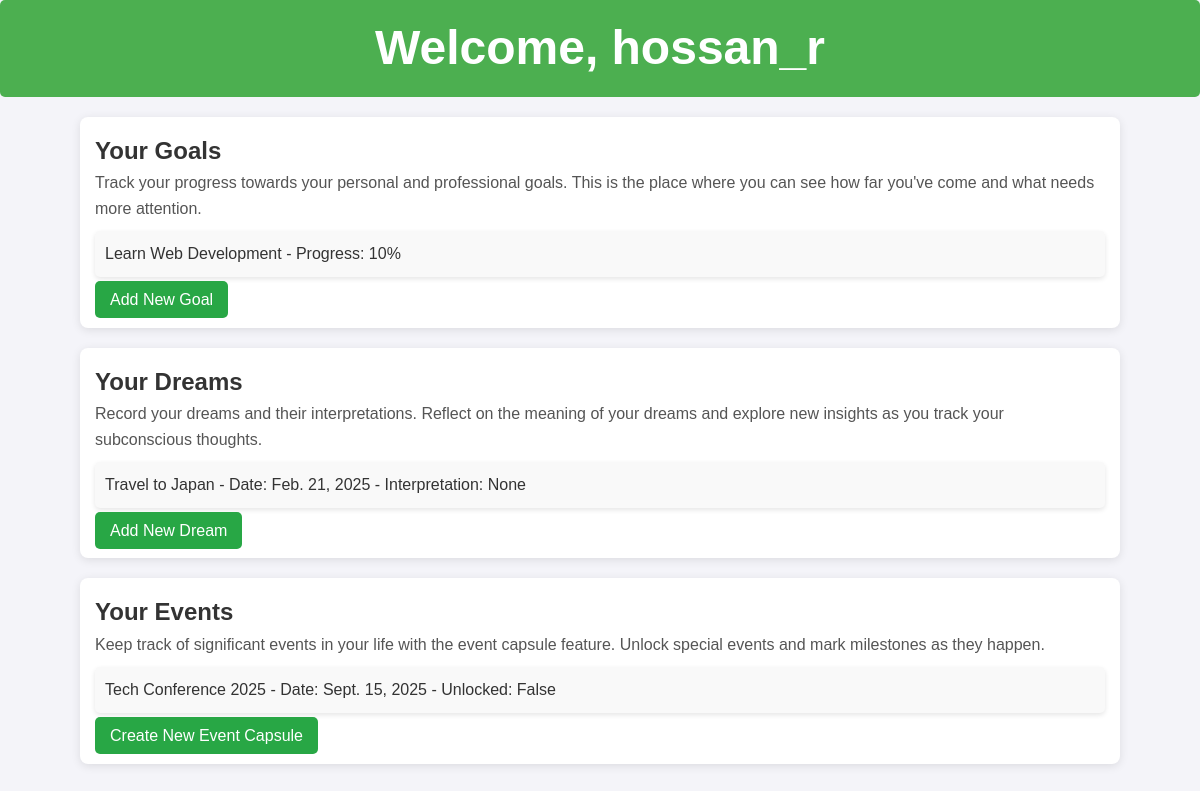
/vault/ (signed in), run on an earlier commit of the app's database.
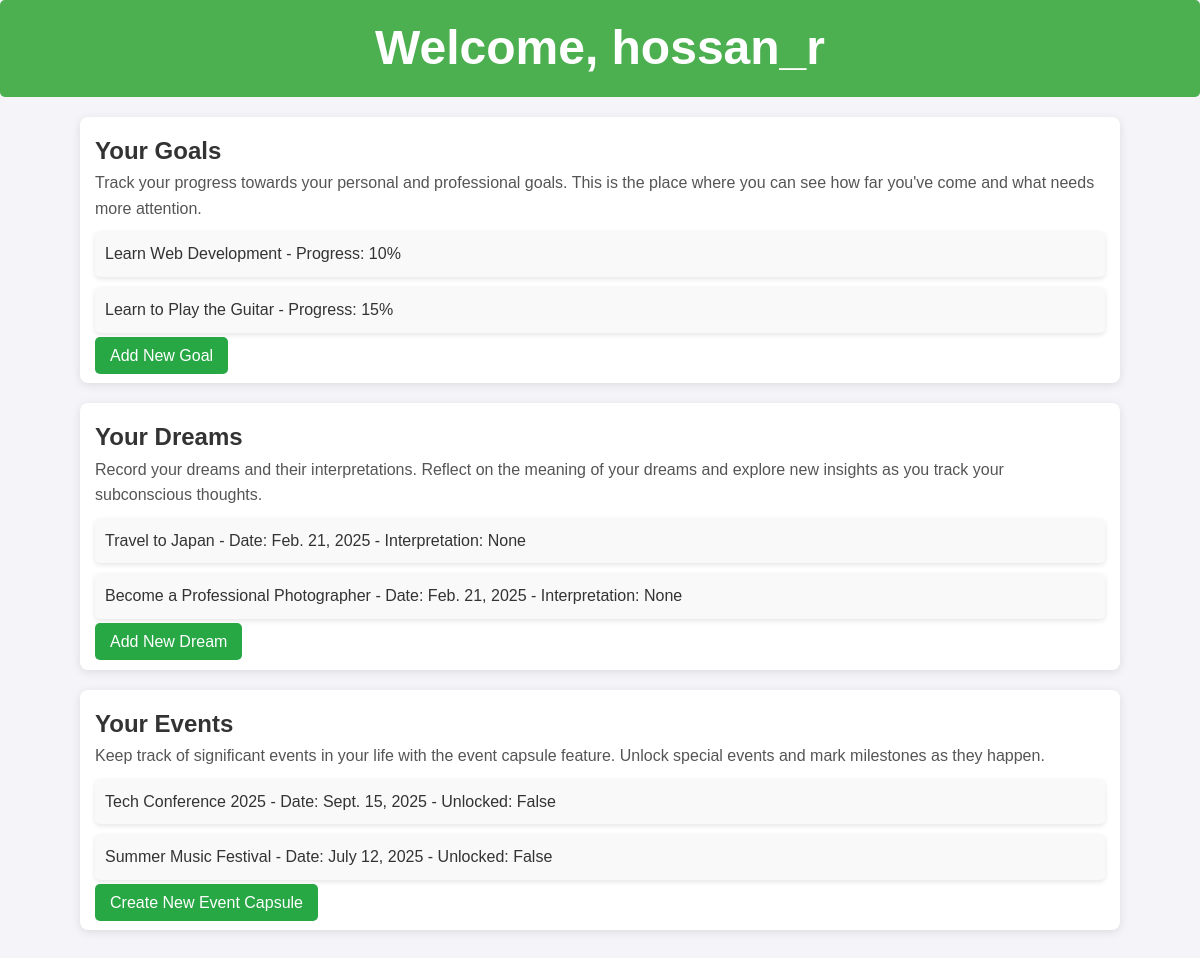
And on a later commit of the database.
### vault/models.py (models this page shows, shortened)
class Goal(models.Model):
    user = models.ForeignKey(User, on_delete=models.CASCADE)
    title = models.CharField(max_length=200)
    description = models.TextField()
    target_date = models.DateField()
    progress = models.IntegerField(default=0)  # Percentage of completion

class Dream(models.Model):
    user = models.ForeignKey(User, on_delete=models.CASCADE)
    title = models.CharField(max_length=200)
    description = models.TextField()
    date = models.DateField(auto_now_add=True)
    interpretation = models.TextField(blank=True, null=True)

class EventTimeCapsule(models.Model):
    user = models.ForeignKey(User, on_delete=models.CASCADE)
    event_name = models.CharField(max_length=200)
    event_date = models.DateField()
    messages = models.TextField(blank=True)
    unlocked = models.BooleanField(default=False)

### vault/views.py (the view)
# urls.py: path('', views.dashboard, name='dashboard'),
@login_required
def dashboard(request):
    goals = Goal.objects.filter(user=request.user)
    dreams = Dream.objects.filter(user=request.user)
    events = EventTimeCapsule.objects.filter(user=request.user)
    return render(request, 'vault/dashboard.html', {'goals': goals, 'dreams': dreams, 'events': events})

### vault/templates/vault/dashboard.html (shortened to what this page needs)
{% load static %}
<!DOCTYPE html>
<html lang="en">
<head>
    <link rel="stylesheet" href="{% static 'vault/css/style.css' %}">
</head>
<body>
    <header>
        <h1>Welcome, {{ user.username }}</h1>
    </header>
    <div class="container">
        <div class="section">
            <h2>Your Goals</h2>
            <p class="intro-text">Track your progress towards your personal and professional goals. This is the place where you can see how far you've come and what needs more attention.</p>
            <ul class="item-list">
                {% for goal in goals %}
                    <li>{{ goal.title }} - Progress: {{ goal.progress }}%</li>
                {% endfor %}
            </ul>
            <a href="{% url 'add_goal' %}" class="btn btn-create">Add New Goal</a>
        </div>
        <div class="section">
            <h2>Your Dreams</h2>
            <p class="intro-text">Record your dreams and their interpretations. Reflect on the meaning of your dreams and explore new insights as you track your subconscious thoughts.</p>
            <ul class="item-list">
                {% for dream in dreams %}
                    <li>{{ dream.title }} - Date: {{ dream.date }} - Interpretation: {{ dream.interpretation }}</li>
                {% endfor %}
            </ul>
            <a href="{% url 'add_dream' %}" class="btn btn-create">Add New Dream</a>
        </div>
        <div class="section">
            <h2>Your Events</h2>
            <p class="intro-text">Keep track of significant events in your life with the event capsule feature. Unlock special events and mark milestones as they happen.</p>
            <ul class="item-list">
                {% for event in events %}
                    <li>{{ event.event_name }} - Date: {{ event.event_date }} - Unlocked: {{ event.unlocked }}</li>
                {% endfor %}
            </ul>
            <a href="{% url 'add_event' %}" class="btn btn-create">Create New Event Capsule</a>
        </div>
    </div>
</body>
</html>

### vault/static/vault/css/style.css (style rules this page uses)
* { margin: 0; padding: 0; box-sizing: border-box; }
body { font-family: 'Arial', sans-serif; background-color: #f4f6f9; color: #333; line-height: 1.6; }
.container { width: 90%; max-width: 1200px; margin: 0 auto; }
header { background-color: #4CAF50; padding: 20px; text-align: center; color: white; font-size: 24px; border-radius: 5px; }

### vault/templates/vault/dashboard.html (style rules this page uses)
body { font-family: Arial, sans-serif; background-color: #f4f4f9; margin: 0; padding: 0; }
header { background-color: #4CAF50; color: white; padding: 10px 0; text-align: center; }
h1 { margin: 0; }
.container { padding: 20px; }
.section { background-color: white; margin-bottom: 20px; padding: 15px; border-radius: 8px; box-shadow: 0 2px 10px rgba(0, 0, 0, 0.1); }
.section h2 { margin-top: 0; }
.item-list { list-style: none; padding: 0; }
.item-list li { padding: 10px; background-color: #f9f9f9; margin-bottom: 10px; border-radius: 5px; box-shadow: 0 2px 5px rgba(0, 0, 0, 0.1); }
.btn { background-color: #007BFF; color: white; padding: 10px 15px; text-decoration: none; border-radius: 5px; margin-top: 10px; }
.btn-create { background-color: #28a745; }
.intro-text { font-size: 16px; color: #555; margin-bottom: 10px; }

What changed in the data, as far as the page shows it:
added Goal: title "Learn to Play the Guitar", progress "15"
added Dream: title "Become a Professional Photographer", date "Feb. 21, 2025", interpretation "None"
added EventTimeCapsule: event_name "Summer Music Festival", event_date "July 12, 2025", unlocked "False"
